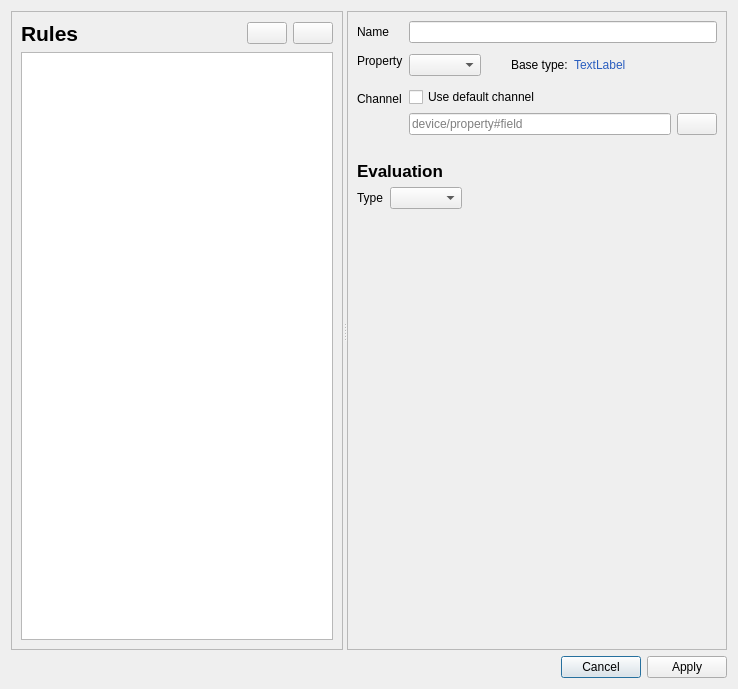
<?xml version="1.0" encoding="UTF-8"?>
<ui version="4.0">
 <class>Dialog</class>
 <widget class="QDialog" name="Dialog">
  <property name="windowModality">
   <enum>Qt::ApplicationModal</enum>
  </property>
  <property name="geometry">
   <rect>
    <x>0</x>
    <y>0</y>
    <width>738</width>
    <height>689</height>
   </rect>
  </property>
  <property name="windowTitle">
   <string>Rules Editor</string>
  </property>
  <property name="modal">
   <bool>true</bool>
  </property>
  <layout class="QVBoxLayout" name="verticalLayout">
   <item>
    <widget class="QSplitter" name="splitter">
     <property name="orientation">
      <enum>Qt::Horizontal</enum>
     </property>
     <property name="childrenCollapsible">
      <bool>false</bool>
     </property>
     <widget class="QFrame" name="frame">
      <property name="frameShape">
       <enum>QFrame::StyledPanel</enum>
      </property>
      <property name="frameShadow">
       <enum>QFrame::Raised</enum>
      </property>
      <layout class="QVBoxLayout" name="verticalLayout_2">
       <item>
        <layout class="QHBoxLayout" name="horizontalLayout_2">
         <item>
          <widget class="QLabel" name="rules_label">
           <property name="font">
            <font>
             <pointsize>16</pointsize>
             <weight>75</weight>
             <bold>true</bold>
            </font>
           </property>
           <property name="text">
            <string>Rules</string>
           </property>
          </widget>
         </item>
         <item>
          <spacer name="horizontalSpacer">
           <property name="orientation">
            <enum>Qt::Horizontal</enum>
           </property>
           <property name="sizeHint" stdset="0">
            <size>
             <width>40</width>
             <height>20</height>
            </size>
           </property>
          </spacer>
         </item>
         <item>
          <widget class="QPushButton" name="rules_add_btn">
           <property name="focusPolicy">
            <enum>Qt::WheelFocus</enum>
           </property>
           <property name="text">
            <string/>
           </property>
           <property name="icon">
            <iconset theme="list-add">
             <normaloff>../../../../.designer/backup</normaloff>../../../../.designer/backup</iconset>
           </property>
           <property name="autoDefault">
            <bool>false</bool>
           </property>
          </widget>
         </item>
         <item>
          <widget class="QPushButton" name="rules_del_btn">
           <property name="text">
            <string/>
           </property>
           <property name="icon">
            <iconset theme="list-remove">
             <normaloff>../../../../.designer/backup</normaloff>../../../../.designer/backup</iconset>
           </property>
           <property name="autoDefault">
            <bool>false</bool>
           </property>
          </widget>
         </item>
        </layout>
       </item>
       <item>
        <widget class="QListWidget" name="rules_list_widget">
         <property name="sizePolicy">
          <sizepolicy hsizetype="Preferred" vsizetype="Expanding">
           <horstretch>0</horstretch>
           <verstretch>0</verstretch>
          </sizepolicy>
         </property>
         <property name="font">
          <font>
           <pointsize>12</pointsize>
          </font>
         </property>
         <property name="alternatingRowColors">
          <bool>true</bool>
         </property>
        </widget>
       </item>
      </layout>
     </widget>
     <widget class="QFrame" name="details_frame">
      <property name="minimumSize">
       <size>
        <width>380</width>
        <height>0</height>
       </size>
      </property>
      <property name="frameShape">
       <enum>QFrame::StyledPanel</enum>
      </property>
      <property name="frameShadow">
       <enum>QFrame::Raised</enum>
      </property>
      <layout class="QVBoxLayout" name="verticalLayout_4">
       <item>
        <layout class="QFormLayout" name="formLayout">
         <property name="fieldGrowthPolicy">
          <enum>QFormLayout::ExpandingFieldsGrow</enum>
         </property>
         <item row="0" column="0">
          <widget class="QLabel" name="label_2">
           <property name="text">
            <string>Name</string>
           </property>
          </widget>
         </item>
         <item row="1" column="0">
          <widget class="QLabel" name="label_3">
           <property name="text">
            <string>Property</string>
           </property>
          </widget>
         </item>
         <item row="2" column="0">
          <widget class="QLabel" name="label_4">
           <property name="text">
            <string>Channel</string>
           </property>
          </widget>
         </item>
         <item row="0" column="1">
          <widget class="QLineEdit" name="rule_name_edit"/>
         </item>
         <item row="2" column="1">
          <layout class="QVBoxLayout" name="verticalLayout_3">
           <item>
            <widget class="QCheckBox" name="default_channel_checkbox">
             <property name="text">
              <string>Use default channel</string>
             </property>
            </widget>
           </item>
           <item>
            <widget class="QFrame" name="custom_channel_frame">
             <property name="frameShape">
              <enum>QFrame::NoFrame</enum>
             </property>
             <property name="frameShadow">
              <enum>QFrame::Plain</enum>
             </property>
             <layout class="QHBoxLayout" name="horizontalLayout">
              <property name="leftMargin">
               <number>0</number>
              </property>
              <property name="topMargin">
               <number>0</number>
              </property>
              <property name="rightMargin">
               <number>0</number>
              </property>
              <property name="bottomMargin">
               <number>0</number>
              </property>
              <item>
               <widget class="QLineEdit" name="custom_channel_edit">
                <property name="placeholderText">
                 <string>device/property#field</string>
                </property>
               </widget>
              </item>
              <item>
               <widget class="QPushButton" name="custom_channel_search_btn">
                <property name="text">
                 <string/>
                </property>
                <property name="icon">
                 <iconset theme="preferences-system">
                  <normaloff>../../../../.designer/backup</normaloff>../../../../.designer/backup</iconset>
                </property>
                <property name="autoDefault">
                 <bool>false</bool>
                </property>
               </widget>
              </item>
             </layout>
            </widget>
           </item>
          </layout>
         </item>
         <item row="1" column="1">
          <layout class="QHBoxLayout" name="horizontalLayout_5">
           <item>
            <widget class="QComboBox" name="prop_combobox"/>
           </item>
           <item>
            <spacer name="horizontalSpacer_3">
             <property name="orientation">
              <enum>Qt::Horizontal</enum>
             </property>
             <property name="sizeType">
              <enum>QSizePolicy::Fixed</enum>
             </property>
             <property name="sizeHint" stdset="0">
              <size>
               <width>15</width>
               <height>20</height>
              </size>
             </property>
            </spacer>
           </item>
           <item>
            <widget class="QFrame" name="base_type_frame">
             <property name="frameShape">
              <enum>QFrame::NoFrame</enum>
             </property>
             <property name="frameShadow">
              <enum>QFrame::Plain</enum>
             </property>
             <layout class="QFormLayout" name="formLayout_2">
              <item row="0" column="0">
               <widget class="QLabel" name="label">
                <property name="text">
                 <string>Base type:</string>
                </property>
               </widget>
              </item>
              <item row="0" column="1">
               <widget class="QLabel" name="base_type_lbl">
                <property name="styleSheet">
                 <string notr="true">color: #2a5ebf</string>
                </property>
                <property name="text">
                 <string>TextLabel</string>
                </property>
               </widget>
              </item>
             </layout>
            </widget>
           </item>
          </layout>
         </item>
        </layout>
       </item>
       <item>
        <spacer name="verticalSpacer">
         <property name="orientation">
          <enum>Qt::Vertical</enum>
         </property>
         <property name="sizeType">
          <enum>QSizePolicy::Fixed</enum>
         </property>
         <property name="sizeHint" stdset="0">
          <size>
           <width>20</width>
           <height>20</height>
          </size>
         </property>
        </spacer>
       </item>
       <item>
        <widget class="QLabel" name="label_5">
         <property name="font">
          <font>
           <pointsize>13</pointsize>
           <weight>75</weight>
           <bold>true</bold>
          </font>
         </property>
         <property name="text">
          <string>Evaluation</string>
         </property>
        </widget>
       </item>
       <item>
        <layout class="QFormLayout" name="formLayout_4">
         <item row="0" column="0">
          <widget class="QLabel" name="label_8">
           <property name="text">
            <string>Type</string>
           </property>
          </widget>
         </item>
         <item row="0" column="1">
          <layout class="QHBoxLayout" name="horizontalLayout_6">
           <item>
            <widget class="QComboBox" name="eval_type_combobox"/>
           </item>
           <item>
            <spacer name="horizontalSpacer_4">
             <property name="orientation">
              <enum>Qt::Horizontal</enum>
             </property>
             <property name="sizeHint" stdset="0">
              <size>
               <width>40</width>
               <height>20</height>
              </size>
             </property>
            </spacer>
           </item>
          </layout>
         </item>
        </layout>
       </item>
       <item>
        <widget class="QStackedWidget" name="eval_stack_widget">
         <property name="currentIndex">
          <number>0</number>
         </property>
         <widget class="RangeDetailsView" name="page_ranges"/>
         <widget class="QWidget" name="page_python">
          <layout class="QVBoxLayout" name="verticalLayout_7">
           <item>
            <widget class="QLabel" name="label_7">
             <property name="text">
              <string>Work in progress...</string>
             </property>
             <property name="alignment">
              <set>Qt::AlignCenter</set>
             </property>
            </widget>
           </item>
          </layout>
         </widget>
         <widget class="EnumDetailsView" name="page_enum"/>
        </widget>
       </item>
      </layout>
     </widget>
    </widget>
   </item>
   <item>
    <widget class="QDialogButtonBox" name="btn_box">
     <property name="orientation">
      <enum>Qt::Horizontal</enum>
     </property>
     <property name="standardButtons">
      <set>QDialogButtonBox::Apply|QDialogButtonBox::Cancel</set>
     </property>
    </widget>
   </item>
  </layout>
 </widget>
 <customwidgets>
  <customwidget>
   <class>RangeDetailsView</class>
   <extends>QWidget</extends>
   <header>_comrad_designer/rules_editor.h</header>
   <container>1</container>
  </customwidget>
  <customwidget>
   <class>EnumDetailsView</class>
   <extends>QWidget</extends>
   <header>_comrad_designer/rules_editor.h</header>
   <container>1</container>
  </customwidget>
 </customwidgets>
 <tabstops>
  <tabstop>rules_list_widget</tabstop>
  <tabstop>rules_add_btn</tabstop>
  <tabstop>rules_del_btn</tabstop>
  <tabstop>rule_name_edit</tabstop>
  <tabstop>prop_combobox</tabstop>
  <tabstop>default_channel_checkbox</tabstop>
  <tabstop>custom_channel_edit</tabstop>
  <tabstop>custom_channel_search_btn</tabstop>
  <tabstop>eval_type_combobox</tabstop>
 </tabstops>
 <resources/>
 <connections>
  <connection>
   <sender>btn_box</sender>
   <signal>accepted()</signal>
   <receiver>Dialog</receiver>
   <slot>accept()</slot>
   <hints>
    <hint type="sourcelabel">
     <x>257</x>
     <y>679</y>
    </hint>
    <hint type="destinationlabel">
     <x>157</x>
     <y>274</y>
    </hint>
   </hints>
  </connection>
  <connection>
   <sender>btn_box</sender>
   <signal>rejected()</signal>
   <receiver>Dialog</receiver>
   <slot>reject()</slot>
   <hints>
    <hint type="sourcelabel">
     <x>325</x>
     <y>679</y>
    </hint>
    <hint type="destinationlabel">
     <x>286</x>
     <y>274</y>
    </hint>
   </hints>
  </connection>
 </connections>
</ui>
